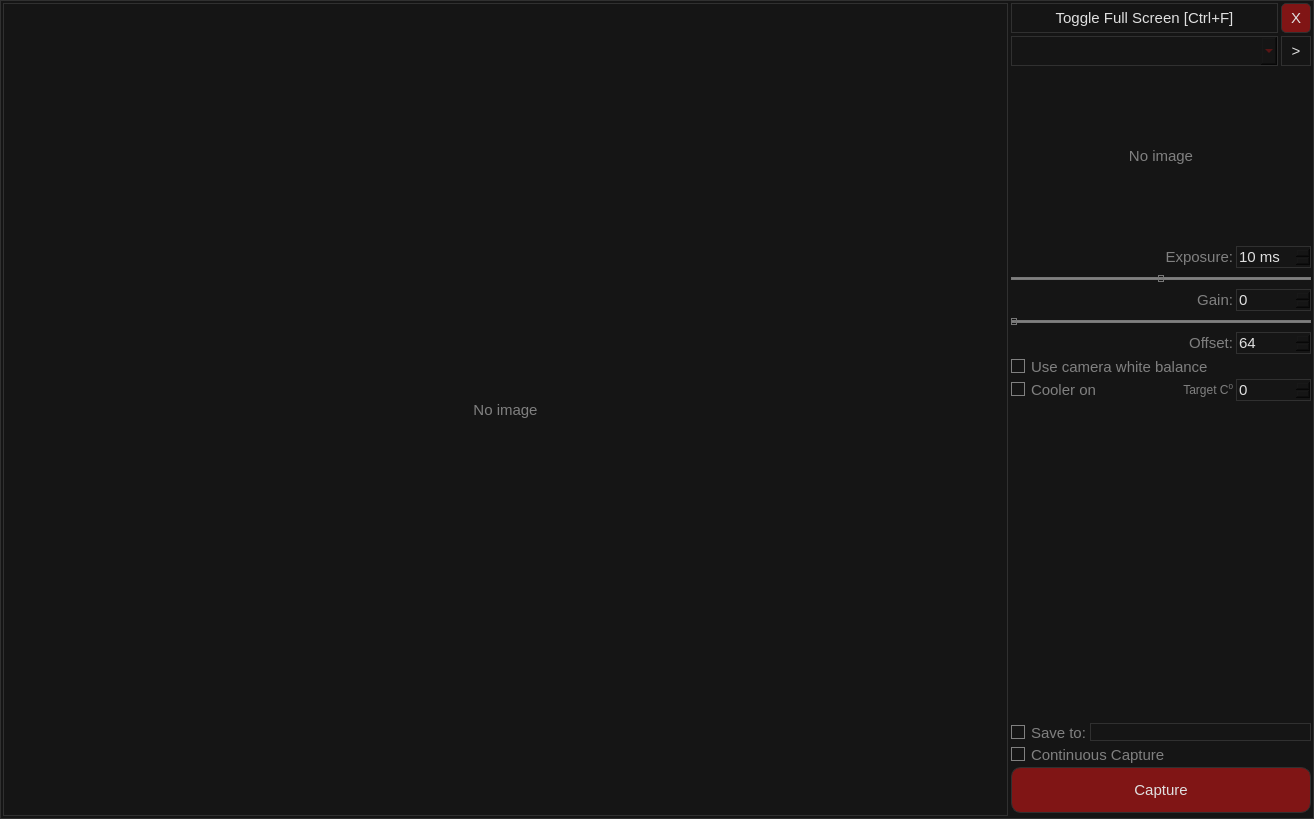
<?xml version="1.0" encoding="UTF-8"?>
<ui version="4.0">
 <class>MainFrame</class>
 <widget class="QMainWindow" name="MainFrame">
  <property name="geometry">
   <rect>
    <x>0</x>
    <y>0</y>
    <width>1314</width>
    <height>819</height>
   </rect>
  </property>
  <property name="windowTitle">
   <string>My Capture Tool for ASI cameras</string>
  </property>
  <property name="styleSheet">
   <string notr="true">QWidget {
	color: #E0E0E0;
	background-color: #151515;
	border-width: 1px;
	border-style: solid;
	border-color: #303030;
	font-size:15px;
}
QFrame {
	border-color: #303030;
}
QPushButton::hover {
	color: #FFFFFF;
	border-color: #707070;
}
QPushButton::pressed {
	background-color: #303030;
}
QPushButton:focus {
	outline: none;
}
QCheckBox {
	color: gray;
	border: none;
}
QCheckBox::indicator:unchecked {
	border: 1px solid gray;
}
QCheckBox::indicator:unchecked:hover {
	border: 2px solid gray;
}
QCheckBox::indicator:checked {
}
QLabel {
	color: gray;
}
QSlider {
	border: none;
}
QSlider::groove:horizontal {
	border: none;
	height: 3px;
}
QSlider::add-page:horizontal {
	background: gray;
	border: 1px solid #777;
}
QSlider::sub-page:horizontal {
	background: gray;
	border: 1px solid #777;
}
QSlider::handle:horizontal {
	background: qlineargradient(x1:0, y1:0, x2:1, y2:1,
		stop:0 #eee, stop:1 #ccc);
	border: 1px solid #777;
	width: 4px;
	margin-top: -2px;
	margin-bottom: -2px;
	border-radius: 4px;
}
</string>
  </property>
  <widget class="QWidget" name="centralWidget">
   <layout class="QHBoxLayout" name="horizontalLayout">
    <item>
     <widget class="ImageView" name="imageView">
      <property name="text">
       <string>No image</string>
      </property>
      <property name="alignment">
       <set>Qt::AlignCenter</set>
      </property>
     </widget>
    </item>
    <item>
     <widget class="QFrame" name="controlsPanel">
      <property name="minimumSize">
       <size>
        <width>300</width>
        <height>0</height>
       </size>
      </property>
      <property name="maximumSize">
       <size>
        <width>268</width>
        <height>16777215</height>
       </size>
      </property>
      <property name="styleSheet">
       <string notr="true">QFrame { 
	border:none;
}</string>
      </property>
      <property name="frameShape">
       <enum>QFrame::StyledPanel</enum>
      </property>
      <property name="frameShadow">
       <enum>QFrame::Raised</enum>
      </property>
      <layout class="QVBoxLayout" name="verticalLayout">
       <property name="leftMargin">
        <number>0</number>
       </property>
       <property name="topMargin">
        <number>0</number>
       </property>
       <property name="rightMargin">
        <number>0</number>
       </property>
       <item>
        <widget class="QFrame" name="topToolbar">
         <property name="sizePolicy">
          <sizepolicy hsizetype="Minimum" vsizetype="Fixed">
           <horstretch>0</horstretch>
           <verstretch>0</verstretch>
          </sizepolicy>
         </property>
         <property name="frameShape">
          <enum>QFrame::StyledPanel</enum>
         </property>
         <property name="frameShadow">
          <enum>QFrame::Raised</enum>
         </property>
         <layout class="QHBoxLayout" name="horizontalLayout_3">
          <property name="leftMargin">
           <number>0</number>
          </property>
          <property name="topMargin">
           <number>0</number>
          </property>
          <property name="rightMargin">
           <number>0</number>
          </property>
          <property name="bottomMargin">
           <number>0</number>
          </property>
          <item>
           <widget class="QPushButton" name="toggleFullScreenButton">
            <property name="sizePolicy">
             <sizepolicy hsizetype="Minimum" vsizetype="Preferred">
              <horstretch>0</horstretch>
              <verstretch>0</verstretch>
             </sizepolicy>
            </property>
            <property name="minimumSize">
             <size>
              <width>0</width>
              <height>30</height>
             </size>
            </property>
            <property name="maximumSize">
             <size>
              <width>16777215</width>
              <height>30</height>
             </size>
            </property>
            <property name="text">
             <string>Toggle Full Screen [Ctrl+F]</string>
            </property>
           </widget>
          </item>
          <item>
           <widget class="QPushButton" name="closeButton">
            <property name="minimumSize">
             <size>
              <width>30</width>
              <height>30</height>
             </size>
            </property>
            <property name="maximumSize">
             <size>
              <width>30</width>
              <height>30</height>
             </size>
            </property>
            <property name="font">
             <font>
              <pointsize>-1</pointsize>
             </font>
            </property>
            <property name="toolTip">
             <string>Exit application</string>
            </property>
            <property name="styleSheet">
             <string notr="true">QPushButton {
	background-color: #801515;
	border-radius: 5px;
}
</string>
            </property>
            <property name="text">
             <string>X</string>
            </property>
           </widget>
          </item>
         </layout>
        </widget>
       </item>
       <item>
        <widget class="QFrame" name="cameraSelectionControls">
         <property name="sizePolicy">
          <sizepolicy hsizetype="Preferred" vsizetype="Fixed">
           <horstretch>0</horstretch>
           <verstretch>0</verstretch>
          </sizepolicy>
         </property>
         <property name="minimumSize">
          <size>
           <width>0</width>
           <height>30</height>
          </size>
         </property>
         <property name="maximumSize">
          <size>
           <width>16777215</width>
           <height>16777215</height>
          </size>
         </property>
         <property name="styleSheet">
          <string notr="true">QFrame { 
	border:none;
}</string>
         </property>
         <property name="frameShape">
          <enum>QFrame::StyledPanel</enum>
         </property>
         <property name="frameShadow">
          <enum>QFrame::Raised</enum>
         </property>
         <layout class="QHBoxLayout" name="horizontalLayout_2">
          <property name="leftMargin">
           <number>0</number>
          </property>
          <property name="topMargin">
           <number>0</number>
          </property>
          <property name="rightMargin">
           <number>0</number>
          </property>
          <property name="bottomMargin">
           <number>0</number>
          </property>
          <item>
           <widget class="QComboBox" name="cameraSelectionCombo">
            <property name="minimumSize">
             <size>
              <width>0</width>
              <height>30</height>
             </size>
            </property>
            <property name="styleSheet">
             <string notr="true">QComboBox {
	color: #801515; 
	font-weight: bold;
}</string>
            </property>
            <property name="editable">
             <bool>true</bool>
            </property>
            <property name="frame">
             <bool>true</bool>
            </property>
           </widget>
          </item>
          <item>
           <widget class="QPushButton" name="cameraOpenCloseButton">
            <property name="maximumSize">
             <size>
              <width>30</width>
              <height>30</height>
             </size>
            </property>
            <property name="font">
             <font>
              <pointsize>-1</pointsize>
             </font>
            </property>
            <property name="text">
             <string>&gt;</string>
            </property>
           </widget>
          </item>
         </layout>
        </widget>
       </item>
       <item>
        <widget class="QLabel" name="histogramView">
         <property name="maximumSize">
          <size>
           <width>16777215</width>
           <height>174</height>
          </size>
         </property>
         <property name="text">
          <string>No image</string>
         </property>
         <property name="alignment">
          <set>Qt::AlignCenter</set>
         </property>
        </widget>
       </item>
       <item>
        <widget class="QFrame" name="cameraControlsFrame">
         <property name="sizePolicy">
          <sizepolicy hsizetype="Preferred" vsizetype="Fixed">
           <horstretch>0</horstretch>
           <verstretch>0</verstretch>
          </sizepolicy>
         </property>
         <property name="frameShape">
          <enum>QFrame::StyledPanel</enum>
         </property>
         <property name="frameShadow">
          <enum>QFrame::Raised</enum>
         </property>
         <layout class="QVBoxLayout" name="verticalLayout_2">
          <property name="spacing">
           <number>3</number>
          </property>
          <property name="leftMargin">
           <number>0</number>
          </property>
          <property name="topMargin">
           <number>0</number>
          </property>
          <property name="rightMargin">
           <number>0</number>
          </property>
          <property name="bottomMargin">
           <number>0</number>
          </property>
          <item>
           <widget class="QFrame" name="exposureFrame">
            <property name="sizePolicy">
             <sizepolicy hsizetype="Preferred" vsizetype="Fixed">
              <horstretch>0</horstretch>
              <verstretch>0</verstretch>
             </sizepolicy>
            </property>
            <property name="frameShape">
             <enum>QFrame::StyledPanel</enum>
            </property>
            <property name="frameShadow">
             <enum>QFrame::Raised</enum>
            </property>
            <layout class="QHBoxLayout" name="horizontalLayout_4">
             <property name="spacing">
              <number>3</number>
             </property>
             <property name="leftMargin">
              <number>0</number>
             </property>
             <property name="topMargin">
              <number>0</number>
             </property>
             <property name="rightMargin">
              <number>0</number>
             </property>
             <property name="bottomMargin">
              <number>0</number>
             </property>
             <item>
              <widget class="QLabel" name="exposureLabel">
               <property name="layoutDirection">
                <enum>Qt::LeftToRight</enum>
               </property>
               <property name="text">
                <string>Exposure:</string>
               </property>
               <property name="alignment">
                <set>Qt::AlignRight|Qt::AlignTrailing|Qt::AlignVCenter</set>
               </property>
              </widget>
             </item>
             <item>
              <widget class="QSpinBox" name="exposureSpinBox">
               <property name="maximumSize">
                <size>
                 <width>75</width>
                 <height>16777215</height>
                </size>
               </property>
               <property name="suffix">
                <string> ms</string>
               </property>
               <property name="minimum">
                <number>1</number>
               </property>
               <property name="maximum">
                <number>10000</number>
               </property>
               <property name="value">
                <number>10</number>
               </property>
               <property name="displayIntegerBase">
                <number>10</number>
               </property>
              </widget>
             </item>
            </layout>
           </widget>
          </item>
          <item>
           <widget class="QSlider" name="exposureSlider">
            <property name="minimum">
             <number>0</number>
            </property>
            <property name="maximum">
             <number>80</number>
            </property>
            <property name="singleStep">
             <number>1</number>
            </property>
            <property name="pageStep">
             <number>10</number>
            </property>
            <property name="value">
             <number>40</number>
            </property>
            <property name="sliderPosition">
             <number>40</number>
            </property>
            <property name="orientation">
             <enum>Qt::Horizontal</enum>
            </property>
            <property name="tickPosition">
             <enum>QSlider::NoTicks</enum>
            </property>
            <property name="tickInterval">
             <number>10</number>
            </property>
           </widget>
          </item>
          <item>
           <widget class="QFrame" name="gainFrame">
            <property name="sizePolicy">
             <sizepolicy hsizetype="Preferred" vsizetype="Fixed">
              <horstretch>0</horstretch>
              <verstretch>0</verstretch>
             </sizepolicy>
            </property>
            <property name="frameShape">
             <enum>QFrame::StyledPanel</enum>
            </property>
            <property name="frameShadow">
             <enum>QFrame::Raised</enum>
            </property>
            <layout class="QHBoxLayout" name="horizontalLayout_5">
             <property name="spacing">
              <number>3</number>
             </property>
             <property name="leftMargin">
              <number>0</number>
             </property>
             <property name="topMargin">
              <number>0</number>
             </property>
             <property name="rightMargin">
              <number>0</number>
             </property>
             <property name="bottomMargin">
              <number>0</number>
             </property>
             <item>
              <widget class="QLabel" name="ePerADULabel">
               <property name="layoutDirection">
                <enum>Qt::LeftToRight</enum>
               </property>
               <property name="text">
                <string/>
               </property>
               <property name="alignment">
                <set>Qt::AlignLeading|Qt::AlignLeft|Qt::AlignVCenter</set>
               </property>
              </widget>
             </item>
             <item>
              <widget class="QLabel" name="gainLabel">
               <property name="layoutDirection">
                <enum>Qt::LeftToRight</enum>
               </property>
               <property name="text">
                <string>Gain:</string>
               </property>
               <property name="alignment">
                <set>Qt::AlignRight|Qt::AlignTrailing|Qt::AlignVCenter</set>
               </property>
              </widget>
             </item>
             <item>
              <widget class="QSpinBox" name="gainSpinBox">
               <property name="maximumSize">
                <size>
                 <width>75</width>
                 <height>16777215</height>
                </size>
               </property>
               <property name="maximum">
                <number>600</number>
               </property>
              </widget>
             </item>
            </layout>
           </widget>
          </item>
          <item>
           <widget class="QSlider" name="gainSlider">
            <property name="maximum">
             <number>600</number>
            </property>
            <property name="singleStep">
             <number>1</number>
            </property>
            <property name="pageStep">
             <number>10</number>
            </property>
            <property name="orientation">
             <enum>Qt::Horizontal</enum>
            </property>
            <property name="tickPosition">
             <enum>QSlider::NoTicks</enum>
            </property>
           </widget>
          </item>
          <item>
           <widget class="QFrame" name="offsetFrame">
            <property name="sizePolicy">
             <sizepolicy hsizetype="Preferred" vsizetype="Fixed">
              <horstretch>0</horstretch>
              <verstretch>0</verstretch>
             </sizepolicy>
            </property>
            <property name="frameShape">
             <enum>QFrame::StyledPanel</enum>
            </property>
            <property name="frameShadow">
             <enum>QFrame::Raised</enum>
            </property>
            <layout class="QHBoxLayout" name="horizontalLayout_6">
             <property name="spacing">
              <number>3</number>
             </property>
             <property name="leftMargin">
              <number>0</number>
             </property>
             <property name="topMargin">
              <number>0</number>
             </property>
             <property name="rightMargin">
              <number>0</number>
             </property>
             <property name="bottomMargin">
              <number>0</number>
             </property>
             <item>
              <widget class="QLabel" name="offsetLabel">
               <property name="layoutDirection">
                <enum>Qt::LeftToRight</enum>
               </property>
               <property name="text">
                <string>Offset:</string>
               </property>
               <property name="alignment">
                <set>Qt::AlignRight|Qt::AlignTrailing|Qt::AlignVCenter</set>
               </property>
              </widget>
             </item>
             <item>
              <widget class="QSpinBox" name="offsetSpinBox">
               <property name="maximumSize">
                <size>
                 <width>75</width>
                 <height>16777215</height>
                </size>
               </property>
               <property name="suffix">
                <string/>
               </property>
               <property name="minimum">
                <number>0</number>
               </property>
               <property name="maximum">
                <number>500</number>
               </property>
               <property name="value">
                <number>64</number>
               </property>
               <property name="displayIntegerBase">
                <number>10</number>
               </property>
              </widget>
             </item>
            </layout>
           </widget>
          </item>
          <item>
           <widget class="QCheckBox" name="useCameraWhiteBalanceCheckBox">
            <property name="text">
             <string>Use camera white balance</string>
            </property>
           </widget>
          </item>
          <item>
           <widget class="QFrame" name="temperatureFrame">
            <property name="sizePolicy">
             <sizepolicy hsizetype="Preferred" vsizetype="Fixed">
              <horstretch>0</horstretch>
              <verstretch>0</verstretch>
             </sizepolicy>
            </property>
            <property name="frameShape">
             <enum>QFrame::StyledPanel</enum>
            </property>
            <property name="frameShadow">
             <enum>QFrame::Raised</enum>
            </property>
            <layout class="QHBoxLayout" name="horizontalLayout_9">
             <property name="spacing">
              <number>3</number>
             </property>
             <property name="leftMargin">
              <number>0</number>
             </property>
             <property name="topMargin">
              <number>0</number>
             </property>
             <property name="rightMargin">
              <number>0</number>
             </property>
             <property name="bottomMargin">
              <number>0</number>
             </property>
             <item>
              <widget class="QCheckBox" name="coolerCheckBox">
               <property name="text">
                <string>Cooler on</string>
               </property>
              </widget>
             </item>
             <item>
              <widget class="QLabel" name="temperatureLabel">
               <property name="layoutDirection">
                <enum>Qt::LeftToRight</enum>
               </property>
               <property name="text">
                <string>&lt;html&gt;&lt;head/&gt;&lt;body&gt;&lt;p&gt;&lt;span style=&quot; font-size:9pt;&quot;&gt;Target C&lt;/span&gt;&lt;span style=&quot; font-size:9pt; vertical-align:super;&quot;&gt;0&lt;/span&gt;&lt;/p&gt;&lt;/body&gt;&lt;/html&gt;</string>
               </property>
               <property name="alignment">
                <set>Qt::AlignRight|Qt::AlignTrailing|Qt::AlignVCenter</set>
               </property>
              </widget>
             </item>
             <item>
              <widget class="QSpinBox" name="temperatureSpinBox">
               <property name="maximumSize">
                <size>
                 <width>75</width>
                 <height>16777215</height>
                </size>
               </property>
               <property name="maximum">
                <number>600</number>
               </property>
              </widget>
             </item>
            </layout>
           </widget>
          </item>
         </layout>
        </widget>
       </item>
       <item>
        <widget class="QLabel" name="infoLabel">
         <property name="styleSheet">
          <string notr="true">font-size:14px;</string>
         </property>
         <property name="text">
          <string/>
         </property>
         <property name="alignment">
          <set>Qt::AlignCenter</set>
         </property>
        </widget>
       </item>
       <item>
        <widget class="QFrame" name="captureFrame">
         <property name="sizePolicy">
          <sizepolicy hsizetype="Preferred" vsizetype="Fixed">
           <horstretch>0</horstretch>
           <verstretch>0</verstretch>
          </sizepolicy>
         </property>
         <property name="minimumSize">
          <size>
           <width>0</width>
           <height>90</height>
          </size>
         </property>
         <property name="frameShape">
          <enum>QFrame::StyledPanel</enum>
         </property>
         <property name="frameShadow">
          <enum>QFrame::Raised</enum>
         </property>
         <layout class="QVBoxLayout" name="verticalLayout_3">
          <property name="spacing">
           <number>3</number>
          </property>
          <property name="leftMargin">
           <number>0</number>
          </property>
          <property name="topMargin">
           <number>0</number>
          </property>
          <property name="rightMargin">
           <number>0</number>
          </property>
          <property name="bottomMargin">
           <number>0</number>
          </property>
          <item>
           <widget class="QFrame" name="saveToFrame">
            <property name="sizePolicy">
             <sizepolicy hsizetype="Preferred" vsizetype="Fixed">
              <horstretch>0</horstretch>
              <verstretch>0</verstretch>
             </sizepolicy>
            </property>
            <property name="frameShape">
             <enum>QFrame::StyledPanel</enum>
            </property>
            <property name="frameShadow">
             <enum>QFrame::Raised</enum>
            </property>
            <layout class="QHBoxLayout" name="horizontalLayout_8">
             <property name="spacing">
              <number>3</number>
             </property>
             <property name="leftMargin">
              <number>0</number>
             </property>
             <property name="topMargin">
              <number>0</number>
             </property>
             <property name="rightMargin">
              <number>0</number>
             </property>
             <property name="bottomMargin">
              <number>0</number>
             </property>
             <item alignment="Qt::AlignLeft">
              <widget class="QCheckBox" name="saveToCheckBox">
               <property name="layoutDirection">
                <enum>Qt::LeftToRight</enum>
               </property>
               <property name="text">
                <string>Save to:</string>
               </property>
              </widget>
             </item>
             <item>
              <widget class="QLineEdit" name="saveToEdit">
               <property name="styleSheet">
                <string notr="true">font-size:10px;</string>
               </property>
              </widget>
             </item>
            </layout>
           </widget>
          </item>
          <item>
           <widget class="QCheckBox" name="continuousCaptureCheckBox">
            <property name="layoutDirection">
             <enum>Qt::LeftToRight</enum>
            </property>
            <property name="text">
             <string>Continuous Capture</string>
            </property>
           </widget>
          </item>
          <item>
           <widget class="QPushButton" name="captureButton">
            <property name="maximumSize">
             <size>
              <width>16777215</width>
              <height>50</height>
             </size>
            </property>
            <property name="styleSheet">
             <string notr="true">background-color: #801515;
border-radius: 10px;</string>
            </property>
            <property name="text">
             <string>Capture</string>
            </property>
           </widget>
          </item>
         </layout>
        </widget>
       </item>
      </layout>
     </widget>
    </item>
   </layout>
  </widget>
 </widget>
 <layoutdefault spacing="3" margin="3"/>
 <customwidgets>
  <customwidget>
   <class>ImageView</class>
   <extends>QLabel</extends>
   <header>imageview.h</header>
  </customwidget>
 </customwidgets>
 <resources/>
 <connections/>
</ui>
